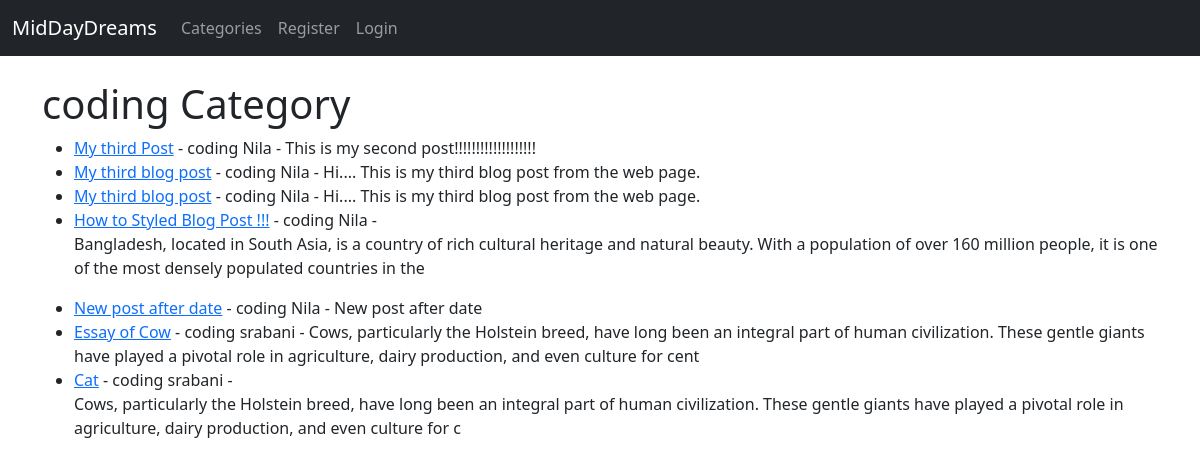
/category/coding/, run on the app's committed database.
### theblog/models.py (models this page shows, shortened)
class Post(models.Model):
	title = models.CharField(max_length = 255)
	header_image = models.ImageField(null = True, blank = True, upload_to = "images/")
	title_tag = models.CharField(max_length = 255)
	author = models.ForeignKey(User, on_delete = models.CASCADE)
	body = RichTextField(blank = True, null = True)
	post_date = models.DateField(auto_now_add = True)
	category = models.CharField(max_length = 255, default = 'coding')
	snippet = models.CharField(max_length = 255)
	likes = models.ManyToManyField(User, related_name = 'blog_post')

### theblog/views.py (the view)
# urls.py: path('category/<str:cats>/', CategoryView, name='category'),
def CategoryView(request, cats):
    category_posts = Post.objects.filter(category = cats.replace('-',' '))
    return render(request,'categories.html',{'cats':cats.replace('-',' ') , 'category_posts':category_posts})

### theblog/templates/categories.html (shortened to what this page needs)
{% extends 'base.html' %}
{% block content %}
{% if category_posts %}
  <h1>{{ cats }} Category </h1>
  <ul>
  {% for post in category_posts %}
    <li>
          <a href="{% url 'article-detail' post.pk %}">{{ post.title }}</a> - {{post.category}}
          {{ post.author }} -
          {{ post.body | slice:":200" | safe }}
        </li>
  {% endfor %}
  </ul>
{% else %}
<h2> Sorry this page does not exists...
{% endif %}
{% endblock %}

### data on the page
Post: title "My third Post", category "coding", author "Nila", body "This is my second post!!!!!!!!!!!!!!!!!!!"
Post: title "My third blog post", category "coding", author "Nila", body "Hi.... This is my third blog post from the web page."
Post: title "My third blog post", category "coding", author "Nila", body "Hi.... This is my third blog post from the web page."
Post: title "How to Styled Blog Post !!!", category "coding", author "Nila", body "Bangladesh, located in South Asia, is a country of rich cultural heritage and natural beauty. With a population of over 160 million people, it is one of the most densely populated countries in the"
Post: title "New post after date", category "coding", author "Nila", body "New post after date"
Post: title "Essay of Cow", category "coding", author "srabani", body "Cows, particularly the Holstein breed, have long been an integral part of human civilization. These gentle giants have played a pivotal role in agriculture, dairy production, and even culture for cent"
Post: title "Cat", category "coding", author "srabani", body "Cows, particularly the Holstein breed, have long been an integral part of human civilization. These gentle giants have played a pivotal role in agriculture, dairy production, and even culture for c"

### other printed values
{{ cats }} "coding"
